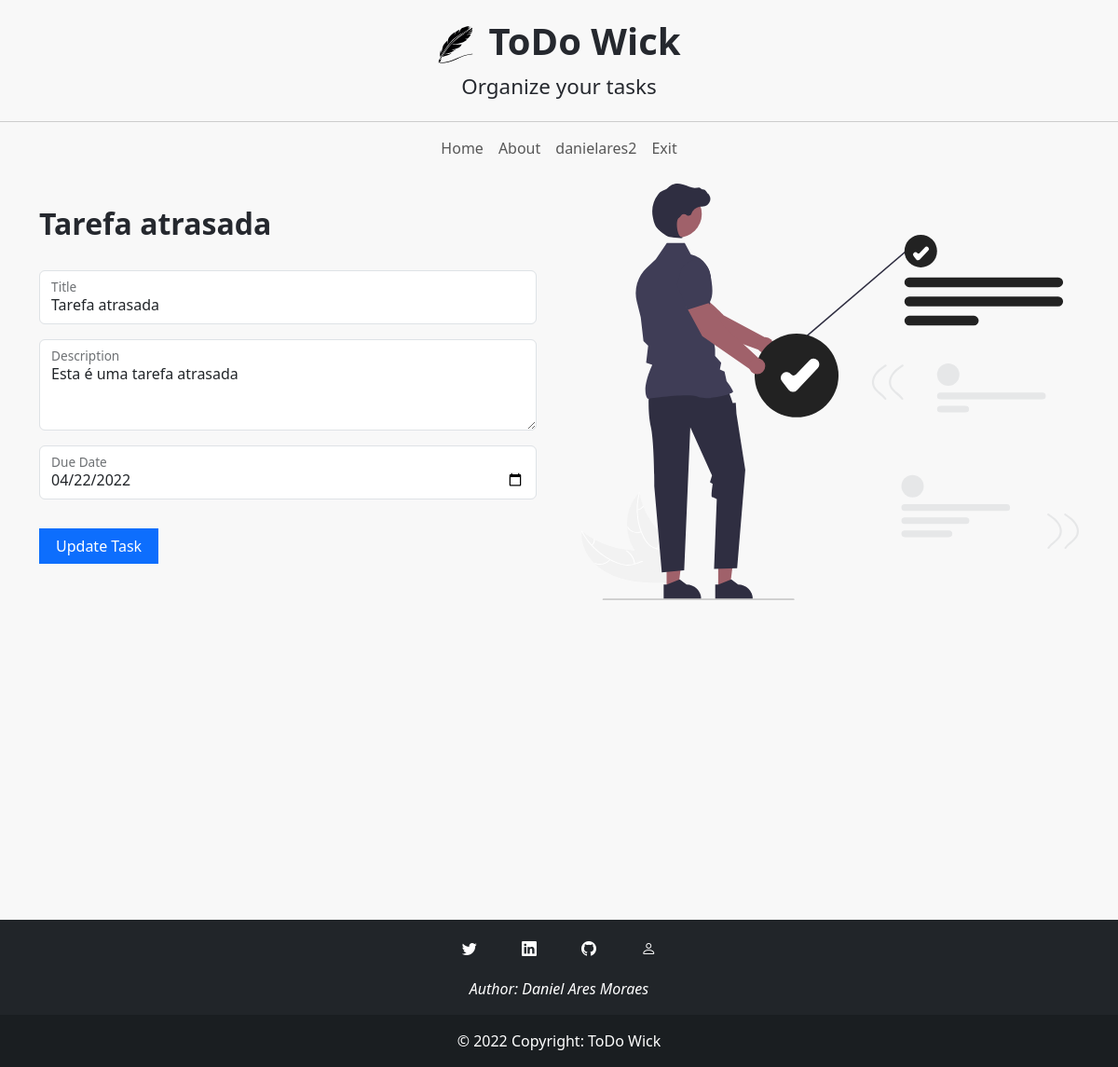
Screenshot of /my-task/37 (signed in) with the database file from the repository.
### task/models.py (models this page shows, shortened)
class Task(models.Model):
    user = models.ForeignKey(User, on_delete= models.CASCADE, null=True, blank=True)
    title = models.CharField(max_length=100)
    description = models.CharField(max_length=250)
    creation_date = models.DateField(auto_now=True)
    due_date =models.DateField(blank=True, null=True)
    completed = models.BooleanField(default=False)
    lated = models.BooleanField(default=False)
    class Meta:
        order_with_respect_to = 'user'

### task/views.py (the view, shortened to what this page needs)
# urls.py: path('my-task/<int:task_id>', login_required(MyTaskView.as_view()), name='my-task'),
@method_decorator(login_required, name='dispatch')
class MyTaskView(TemplateView):
    template_name = 'task/my-task.html'
    def get_context_data(self, **kwargs):
        context = super().get_context_data(**kwargs)
        task_id = context['task_id']
        task = Task.objects.filter(id = task_id)
        task = task[0]
        context['task'] = task
        return context

### templates/task/my-task.html (shortened to what this page needs)
{% extends 'base.html' %}
{% load static %}
{% load bootstrap5 %}
{% block content %}
<div class="container min-vh-100">
    <div class="row align-items-center gx-5">
        <div class="col-md-6" id="add-task">
            <h2>{{task.title}}</h2>
            <form method="Post">
                <div class="form-floating mb-3">
                    <input name="title" type="title" id="title" class="form-control" value="{{task.title}}">
                    <label for="title" class="form-label">Title</label>
                </div>
                <div class="form-floating mb-3">
                    <textarea name="description" type="description" id="description" value="{{task.description}}"
                        class="form-control h-25" rows="3">{{task.description}}</textarea>
                    <label for="description" class="form-label">Description</label>
                </div>
                <div class="form-floating mb-3">
                    <input name="due_date" type="date" id="due_date"
                        class="form-control" value="{{task.due_date|safe}}">
                    <label for="due_date" class="form-label">Due Date</label>
                </div>
                <input type="submit" class="btn btn-primary" value="Update Task">
            </form>
        </div>
        <div class="col-md-6">
            <img src="{% static '/images/create_task.svg'%}" alt="Create Task" class="img-fluid">
        </div>
    </div>
</div>
{% endblock %}

### templates/base.html (shortened to what this page needs)
{% load static %}
{% load bootstrap5 %}
<!DOCTYPE html>
<html lang="en">
<head>
    {% bootstrap_css %}
    <link rel="stylesheet" href="https://cdn.jsdelivr.net/npm/bootstrap-icons@1.8.1/font/bootstrap-icons.css">
    <link rel="stylesheet" href="{% static '/css/styles.css' %}">
</head>
<body>
    <div class="container-fluid">
        <header class="row" id="header">
            <div id="logo-container">
                <img src="{% static '/images/logo.svg' %}" alt="Art" id="logo">
                <h1 class="title">ToDo Wick</h1>
            </div>
            <p>Organize your tasks</p>
        </header>
        <nav class="navbar navbar-expand-md navbar-light bg-faded">
            <div class="container-fluid">
                <div class="collapse navbar-collapse justify-content-end" id="navbar-links">
                    <ul class="navbar-nav mx-auto">
                        <li class="nav-item active text-center">
                            <a class="nav-link" href="{% url 'index' %}">Home</a>
                        </li>
                        <li class="nav-item active text-center">
                            <a class="nav-link" href="{% url 'about' %}">About</a>
                        </li>
                        {% if user.is_anonymous %}
                        <li class="nav-item text-center">
                            <a class="nav-link" href="{% url 'login' %}">Login</a>
                        </li>
                        <li class="nav-item text-center">
                            <a class="nav-link" href="{% url 'register' %}">SignUp</a>
                        </li>
                        {% else %}
                        <li class="nav-item text-center">
                            <a class="nav-link" href="#">{{user.username}}</a>
                        </li>
                        <li class="nav-item text-center">
                            <a class="nav-link" href="{% url 'logout' %}">Exit</a>
                        </li>
                        {% endif %}
                    </ul>
                </div>
            </div>
        </nav>
    </div>
    <main>
        {% block content %}
        {% endblock %}
        {% include 'footer.html' %}
    </main>
</body>
</html>

### static/css/styles.css (style rules this page uses)
body, html { color: #25282e; background-color: #f8f8f8; }
a, i { text-decoration: none; }
header h1 { font-weight: 900; }
header p { font-size: 1.4em; font-weight: 400; }
.btn { text-decoration: none; padding: 7px 18px; border: 0; border-radius: 0; }
#header { text-align: center; padding: 20px; border-bottom: 1px solid #ccc; }
#header p { margin-bottom: 0; }
#logo-container { display: flex; justify-content: center; }
#logo { width: 40px; margin-right: 15px; }
.btn.btn-primary, .btn.btn-danger, .btn.btn-success, .btn.btn-warning { width: 100%; margin-top: 15px; margin-bottom: 15px; }
@media (min-width: 786px) { .btn.btn-primary, .btn.btn-danger, .btn.btn-success, .btn.btn-warning { width: auto; } }
.row.align-items-center { align-content: center; height: 100%; padding: 10px 0; }
.col-md-6 h2 { font-weight: 900; margin-bottom: 30px; }

### rows the page displays
Task: title "Tarefa atrasada", description "Esta é uma tarefa atrasada", due_date "04/22/2022"

### other values shown
{{ user.username }} "danielares2"
